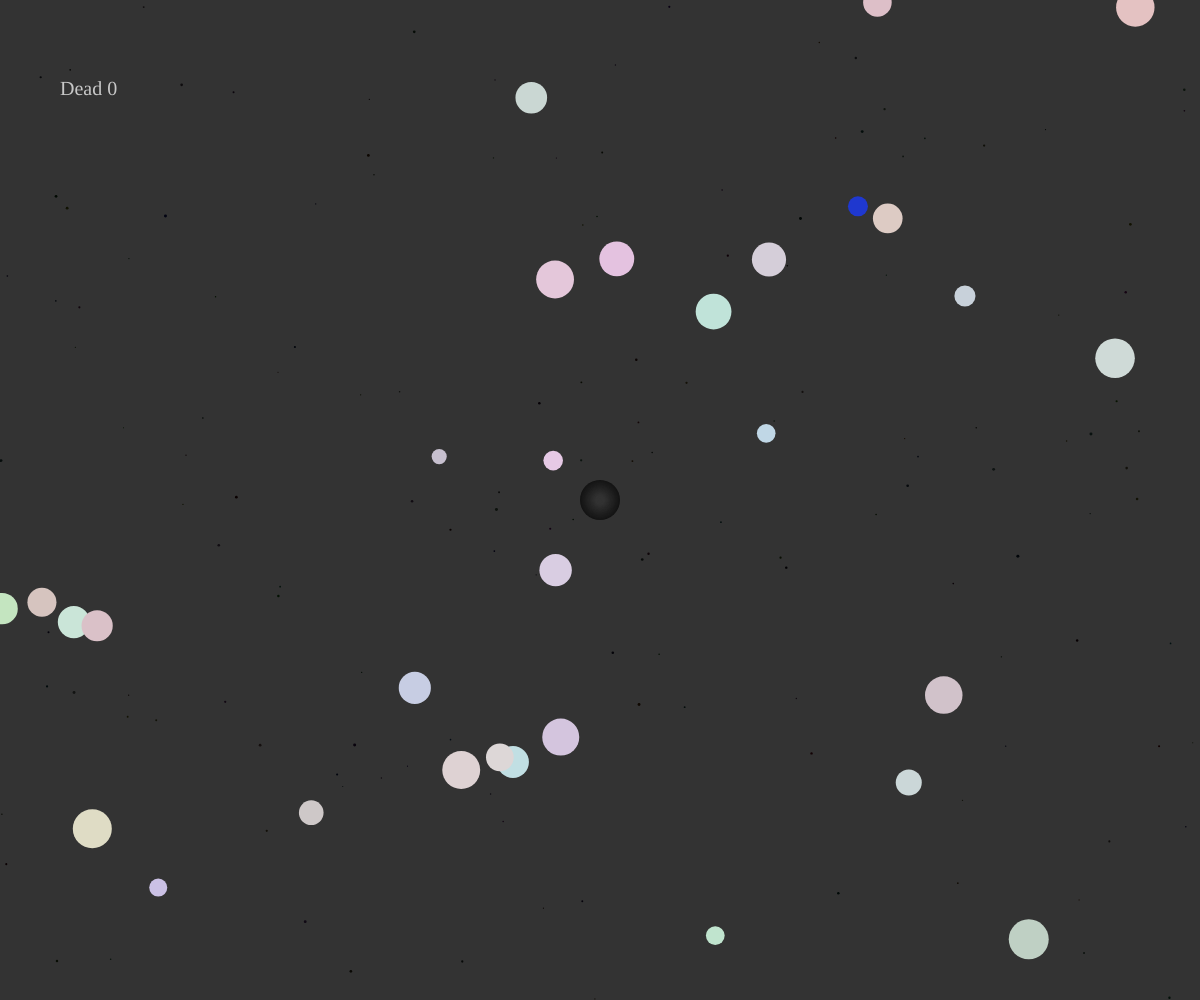
Frame 1 (no input)
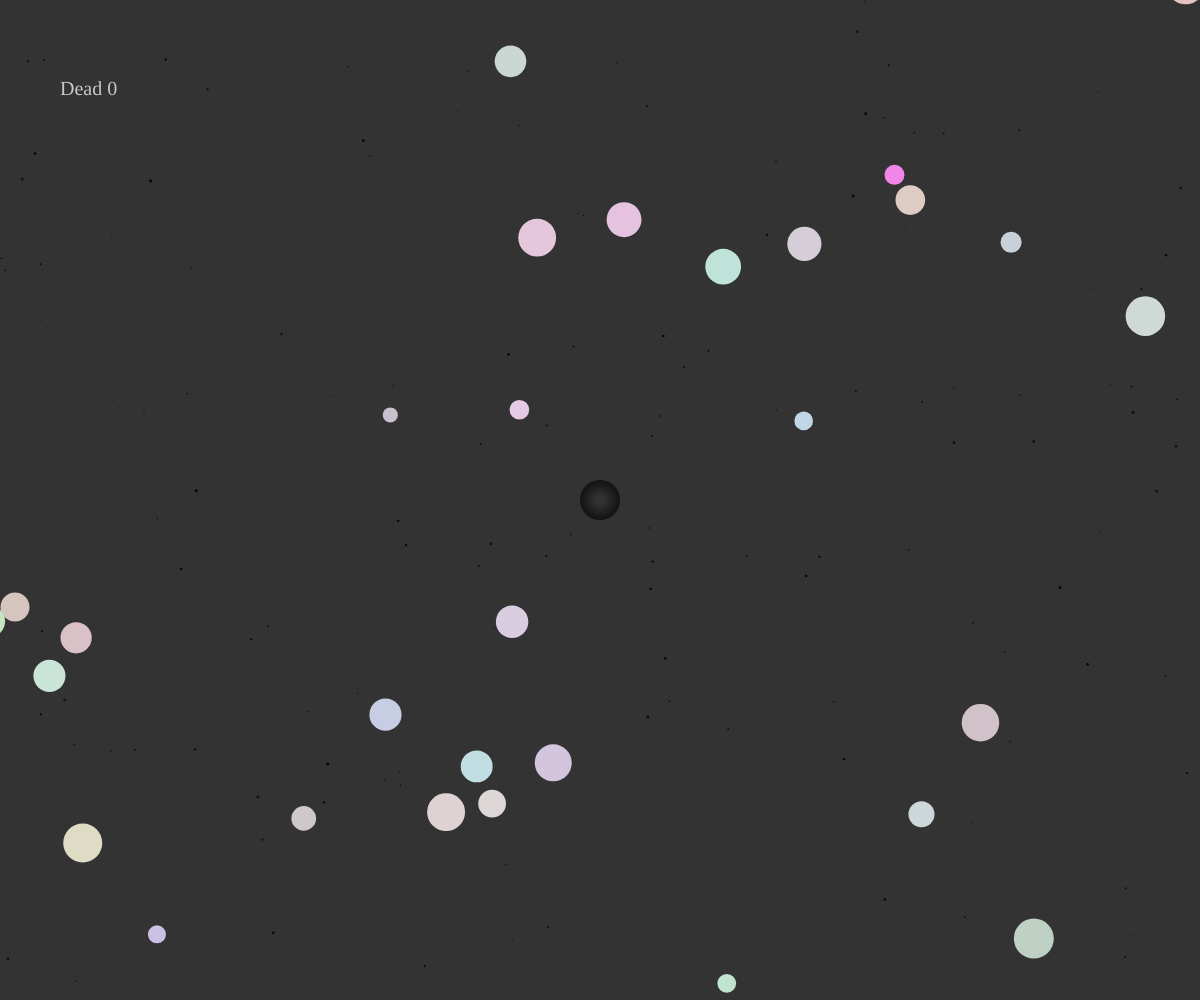
Frame 60 (no input)
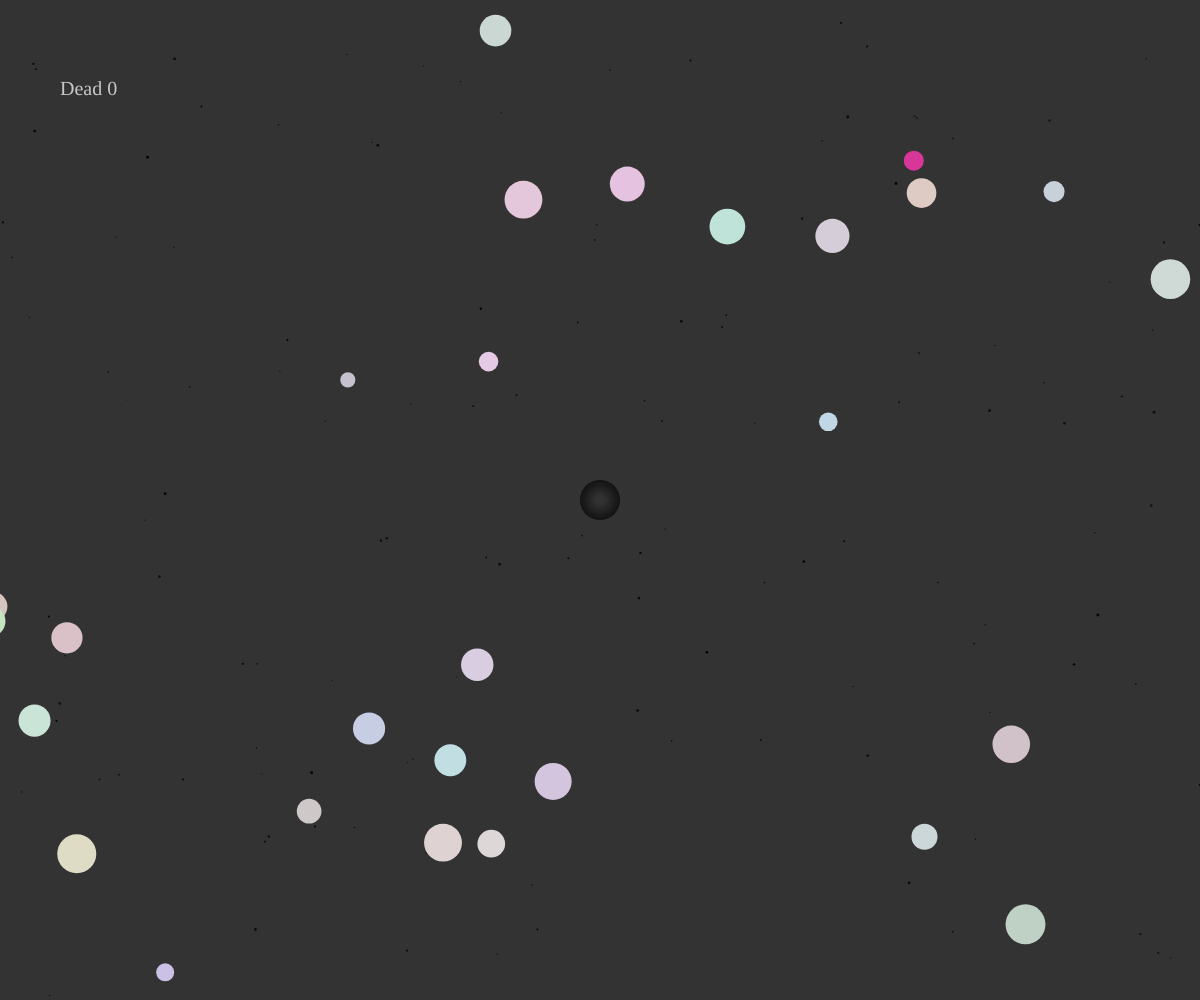
Frame 120 (the mouse pressed at the canvas centre since frame 60)

The p5.js sketch that drew these frames (run headless with seeded random() and noise() and a simulated clock; from frame 60 on, the mouse is pressed at the canvas centre):

// p5.js sketch
// ── sketch.js
let winWidth = window.innerWidth;
let winHeight = window.innerHeight;
const BG_COLOR = 51;

const PLAYER_MOVE_FORCE = 2;

let gravityX = 0.005;
let gravityY = 0.005;

let player;
let hole;
let flock = [];
let particles = [];
let dead = [];

function setup() {
  createCanvas(winWidth, winHeight);
  textFont('consolas');

  // create player
  player = new Entity(random(winWidth), random(winHeight), 20, true, 1);

  // create enemies
  for (var i = 0; i < 30; i++) {
    flock.push(
      new Entity(
        random(winWidth), // initial x position
        random(winHeight), // initial y position
        random(15, 40), // radius
        false, // is player?
        random(0.1, 0.8), // mass
        random(190, 230), // red   component
        random(190, 230), // green component
        random(190, 230)
      )
    ); // blue  component
  }

  // create particles
  for (var j = 0; j < 150; j++) {
    particles.push(
      new Entity(
        random(winWidth), // initial x position
        random(winHeight), // initial y position
        random(1, 3), // radius
        false, // is player?
        random(0.1, 1.5), // mass
        random(0, 20), // red   component
        random(0, 20), // green component
        random(0, 20)
      )
    ); // blue  component
  }

  // create blackhole
  hole = new BlackHole(40);
}

function draw() {
  background(BG_COLOR);
  showScore(dead.length);

  // update particles
  for (let j = 0; j < particles.length; j++) {
    particles[j].update();
    particles[j].show();
  }

  // update player
  player.update();
  player.show();
  for (let entity of flock) {
    if (player.life(entity)) {
      gameOver();
    }
  }
  if (player.life(hole)) {
    gameOver();
  }

  // show blackhole
  hole.show();

  // update flock
  for (let i = 0; i < flock.length; i++) {
    flock[i].update();
    flock[i].show();
    // check collision with blackhole
    if (flock[i].life(hole)) {
      dead.push(flock.splice(i, 1)[0]);
    }
  }
}

function keyPressed() {
  switch (keyCode) {
    case 38:
      player.move(0, -PLAYER_MOVE_FORCE);
      break;

    case 40:
      player.move(0, PLAYER_MOVE_FORCE);
      break;

    case 37:
      player.move(-PLAYER_MOVE_FORCE, 0);
      break;

    case 39:
      player.move(PLAYER_MOVE_FORCE, 0);
      break;
  }
}

const showScore = (score) => {
  fill(200);
  textSize(20);
  textAlign(LEFT, BOTTOM);
  text('Dead ' + score, winWidth * 0.05, winHeight * 0.1);
};

const gameOver = () => {
  fill(200);
  textSize(90);
  textAlign(CENTER, CENTER);
  text('GAME OVER', winWidth / 2, winHeight / 2);
  player.vx = 0;
  player.vy = 0;

  gravityX = 0;
  gravityY = 0;
  for (let entity of flock) {
    entity.vx = 0;
    entity.vy = 0;
  }
};

const windowResized = () => {
  winWidth = window.innerWidth;
  winHeight = window.innerHeight;
  resizeCanvas(winWidth, winHeight);
};

// ── class.js
class Entity {
  constructor(x, y, r, player, mass, color_r, color_g, color_b) {
    this.x = x;
    this.y = y;
    this.r = r;
    this.color_r = color_r;
    this.color_g = color_g;
    this.color_b = color_b;
    this.player = player;
    this.mass = mass;

    this.vx = x < winWidth / 2 ? random(-0.1, -1) : random(0.1, 1);
    this.vy = y < winHeight / 2 ? random(-0.1, -1) : random(0.1, 1);
  }

  show() {
    noStroke();
    if (this.player) {
      fill(random(255), random(255), random(255));
      ellipse(this.x, this.y, this.r, this.r);
    } else {
      fill(this.color_r, this.color_g, this.color_b);
      ellipse(this.x, this.y, this.r, this.r);
    }
  }

  update() {
    // Y
    this.vy += this.y < winHeight / 2 ? this.mass * gravityY : -this.mass * gravityY;
    this.y += this.vy;

    // X
    this.vx += this.x < winWidth / 2 ? this.mass * gravityX : -this.mass * gravityX;
    this.x += this.vx;
  }

  move(vx, vy) {
    this.vx += vx;
    this.vy += vy;
  }

  life(entity) {
    // Detect collision with another entity
    let x = entity.x - this.x;
    let y = entity.y - this.y;

    // Detect collision using the phytagorean theorem
    let distance = sqrt(x * x + y * y) - (entity.r / 2 + this.r / 2);

    if (distance <= 0) {
      if (this.r < entity.r) {
        entity.r = entity.r - distance / 6;
        this.r = this.r + distance / 1;
      } else {
        this.r = this.r - distance / 6;
        entity.r = entity.r + distance / 1;
      }
    }

    // True if dead
    if (this.r <= 0) return true;
  }
}

class BlackHole {
  constructor(r) {
    this.r = r;
    this.x = winWidth / 2;
    this.y = winHeight / 2;
    this.endGradient = BG_COLOR; // bgColor is a global var
    this.startGradient = 20;
  }

  show() {
    let reverse_i;
    for (let i = this.r; i > 0; i--) {
      reverse_i = this.r - i;
      let gradient =
        this.startGradient + reverse_i > this.endGradient ? this.endGradient : this.startGradient + reverse_i;
      fill(gradient);
      ellipse(this.x, this.y, i, i);
    }
  }
}
